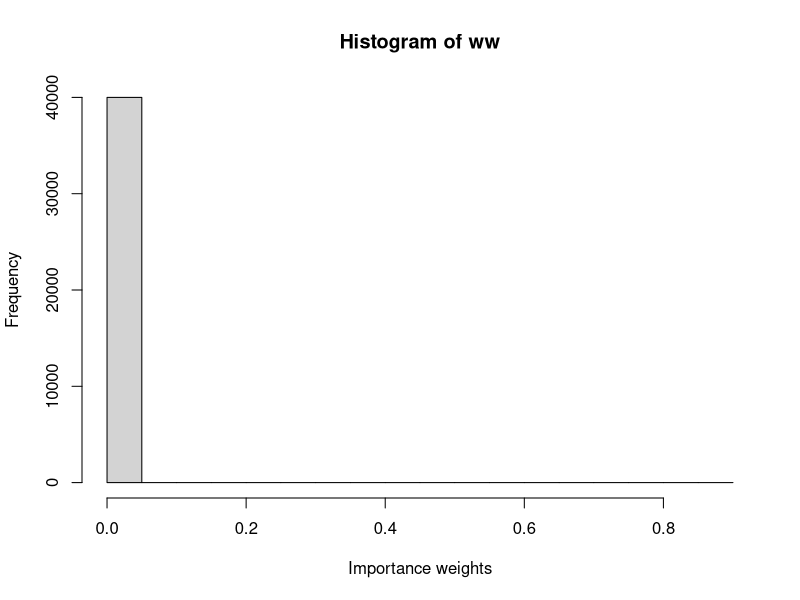
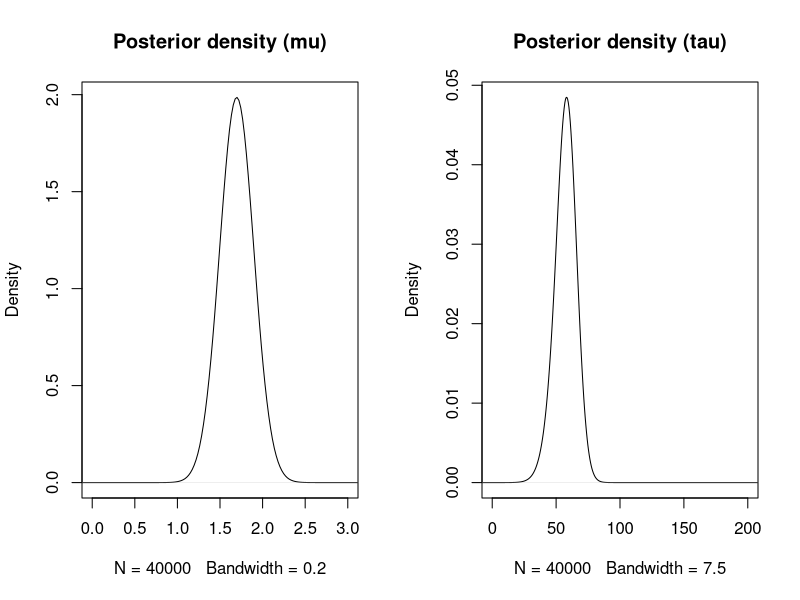
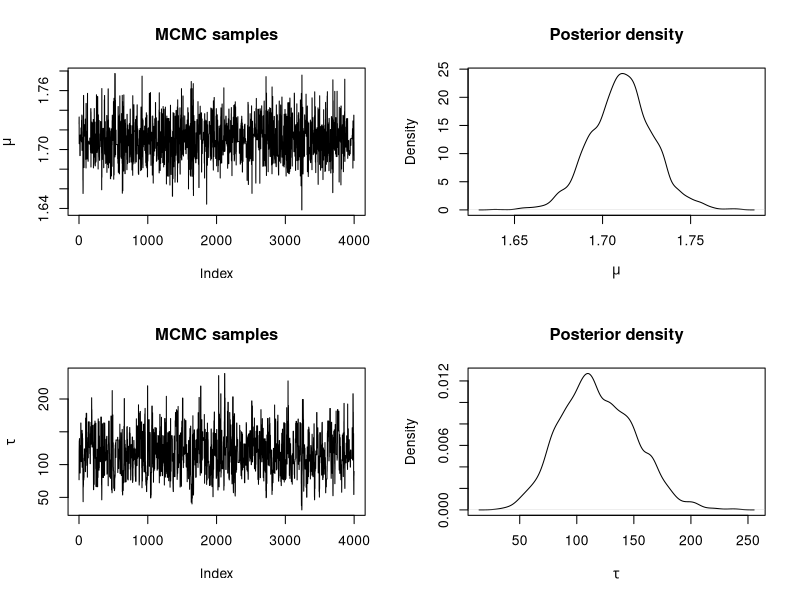
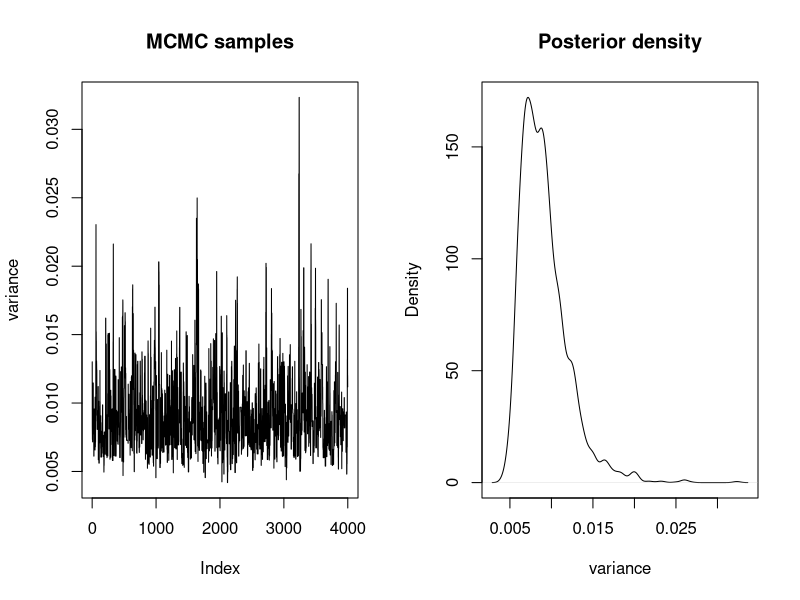
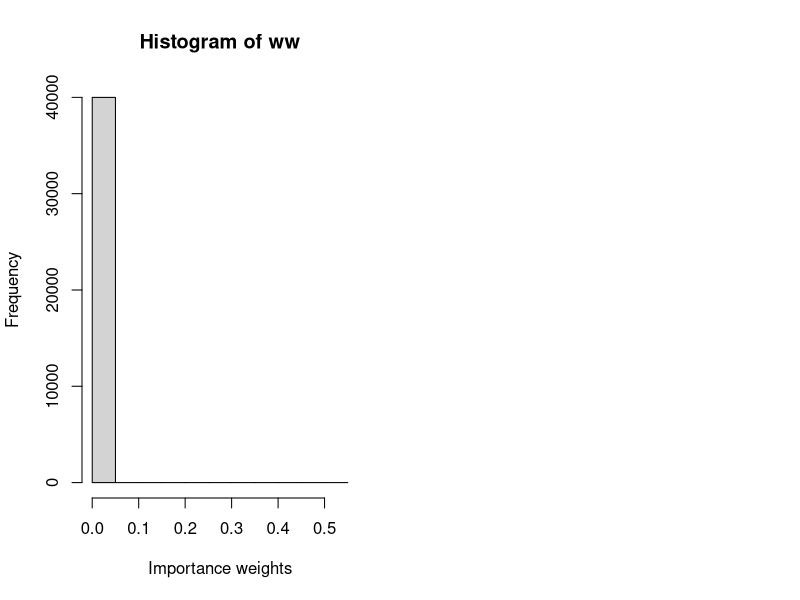
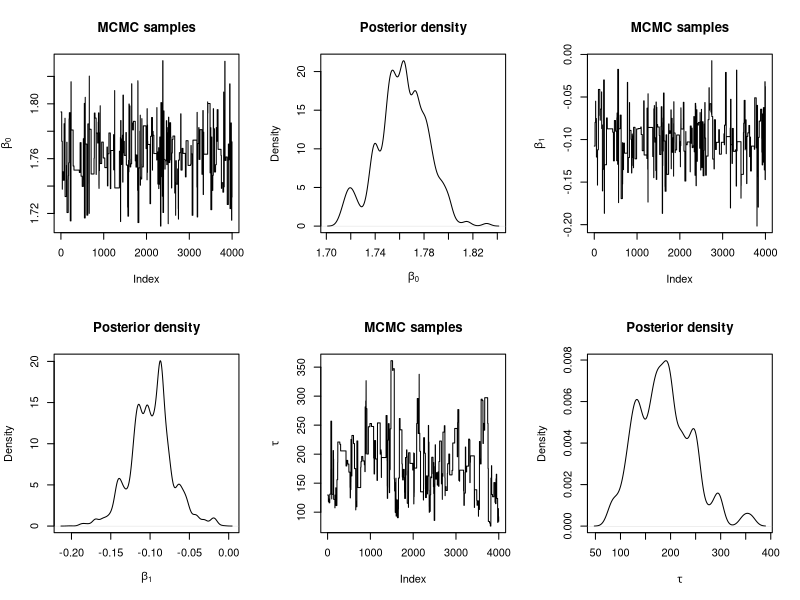
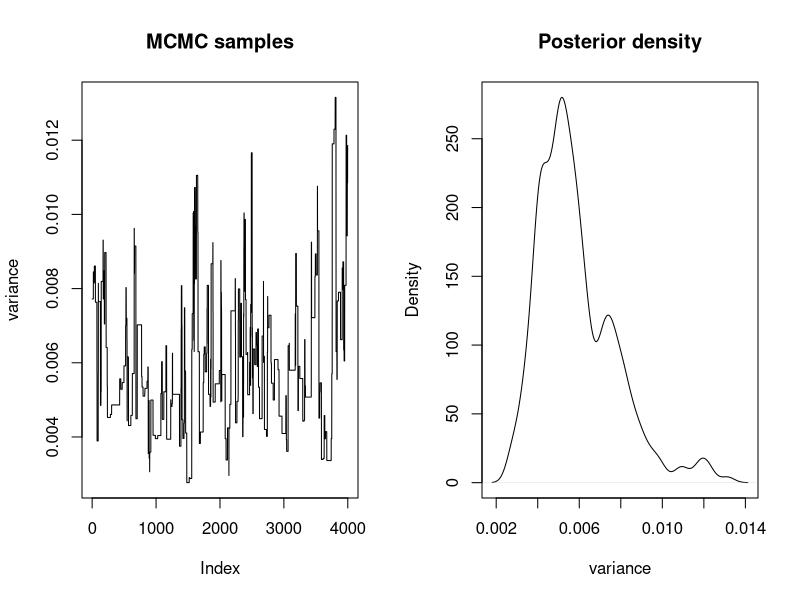

These figures' R source, in order:
## ---- chunk 1
knitr::opts_chunk$set(
  echo = TRUE,
  collapse = TRUE,
  comment = "#>"
)
## ---- chunk 2
data <- data.frame(height = 
c(1.73, 1.65, 1.65, 1.76, 1.65, 1.63, 1.70, 1.58, 1.57, 1.65, 1.74, 1.68, 1.67, 1.58, 1.66, 1.92, 1.82, 1.69, 1.75, 1.72, 1.71, 1.73, 1.69, 1.70, 1.78, 1.88, 1.82, 1.86, 1.65))
y <- data$height
## ---- chunk 3
# We increase the number of simulations in this example
n_simulations <- 40000
set.seed(12)
theta_sim <- cbind(rlnorm(n_simulations, 0, 0.5),
  rlnorm(n_simulations, 0, 1.25)
)
## ---- chunk 4
# Log-Likelihood (for each value of theta_sim)
# NOTE: 'apply' is used now as 'theta_sim' is a matrix
loglik_biv <- apply(theta_sim, 1, function(THETA) {
  sum(dnorm(data$height, THETA[1], sqrt(1 / THETA[2]), log = TRUE))
})

# Log-weights: log-lik + log-prior - log-sampling_distr
log_ww <- loglik_biv + dnorm(theta_sim[, 1], 0, sqrt(1 / 0.001), log = TRUE) +
  dgamma(theta_sim[, 2], 0.01, 0.01, log = TRUE)
log_ww <- log_ww - dlnorm(theta_sim[, 1], 0, 0.5, log = TRUE) - dlnorm(theta_sim[, 2], 0, 1.25, log = TRUE)
  

# Re-scale weights to sum to one
log_ww <- log_ww - max(log_ww)
ww <- exp(log_ww)
ww <- ww / sum(ww)

## ---- chunk 5
hist(ww, xlab = "Importance weights")
## ---- chunk 6
# Posterior mean (mu)
post_mean_mu <- sum(theta_sim[, 1] * ww)
post_mean_mu

# Posterior variance (mu)
post_var_mu <- sum(theta_sim[, 1]^2 * ww)- post_mean_mu^2
post_var_mu

# Posterior mean (tau)
post_mean_tau <- sum(theta_sim[, 2] * ww)
post_mean_tau 

# Posterior variance (tau)
post_var_tau <- sum(theta_sim[, 2]^2 * ww)- post_mean_tau^2
post_var_tau
## ---- chunk 7
par(mfrow = c(1, 2))
plot(density(theta_sim[, 1], weights = ww, bw = 0.2), main = "Posterior density (mu)",
  xlim = c(0, 3))

plot(density(theta_sim[, 2], weights = ww, bw = 7.5), main = "Posterior density (tau)",
  xlim = c(0, 200))
## ---- chunk 8
#Proposal distribution: sampling
rq <- function(theta) {
  res <- c(NA, NA)  

  res[1] <- rnorm(1, theta[1], sd = sqrt(1 / 10)) #Sample mu
  res[2] <- rlnorm(1, meanlog = log(theta[2]), sdlog = sqrt(1 / 10)) #Sample tau

  return(res)
}

#Proposal distribution: log-density
logdq <- function(new.theta, theta) {
  res <- dnorm(new.theta[1], theta[1], sd = sqrt(1 / 10), log = TRUE) #Mu
  res <-  res + 
    dlnorm(new.theta[2], meanlog = log(theta[2]), sdlog = sqrt(1 / 10), log = TRUE) #Tau
}

#Prior distribution
logprior <- function(theta) {
  res <- dnorm(theta[1], 0, sd = sqrt(1 / 0.001), log = TRUE) #Mu
  res <- res + dgamma(theta[2], 0.01, 0.01, log = TRUE) #Tau

  return(res)
}

#LogLikelihood
loglik <- function(y, theta) {
   res <- sum(dnorm(y, mean = theta[1], sd = sqrt(1 / theta[2]), log = TRUE)) 
}
## ---- chunk 9
#Number of iterations
n.iter <- 40500

#Simulations of the parameter
theta <- as.list(rep(NA, n.iter))

#Initial value
theta[[1]] <- c(1.5, 1)

for(i in 2:n.iter) {
  new.theta <- rq(theta[[i - 1]])
  
  #Log-Acceptance probability
  logacc.prob <- loglik(y, new.theta) + logprior(new.theta) + logdq(theta[[i - 1]], new.theta)
  logacc.prob <- logacc.prob - loglik(y, theta[[i - 1]]) - logprior(theta[[i - 1]]) - 
    logdq(new.theta, theta[[i - 1]])
  logacc.prob <- min(0, logacc.prob)#0 = log(1)
  
  if(log(runif(1)) < logacc.prob) {
    #Accept
    theta[[i]] <- new.theta
  } else {
    #Reject
    theta[[i]] <- theta[[i - 1]]
  }
}
## ---- chunk 10
#Remove burn-in
theta <- theta[-c(1:500)]

#Thinning
theta <- theta[seq(1, length(theta), by = 10)]

#Use matrix format
theta <- do.call(rbind, theta)

#Summary statistics
apply(theta, 2, summary)

par(mfrow = c(2, 2))
#Mean
plot(theta[, 1], type = "l", main = "MCMC samples",
  ylab = expression(mu))
plot(density(theta[, 1]), main = "Posterior density",
  xlab = expression(mu))
#Precision
plot(theta[, 2], type = "l", main = "MCMC samples", ylab = expression(tau))
plot(density(theta[, 2]), main = "Posterior density", 
  xlab = expression(tau))
## ---- chunk 11
sample.var <- 1 / theta[, 2]

par(mfrow = c(1, 2))
plot(sample.var, type = "l", main = "MCMC samples", ylab = "variance")
plot(density(sample.var), main = "Posterior density", xlab = "variance")

## ---- chunk 12
data$gender <- c(rep(1, 15), rep(0, 14))
## ---- chunk 13
    n_simulations <- 40000
    set.seed(12)
    theta_sim <- cbind(rnorm(n_simulations, 1.71, 10),
      rnorm(n_simulations, 0, 10), rlnorm(n_simulations, 0, 1.25)
)
    loglik_biv <- apply(theta_sim, 1, function(THETA) {
      sum(dnorm(data$height, THETA[1]+THETA[2]*data$gender, sqrt(1 / THETA[3]), log = TRUE))
    })
    log_ww <- loglik_biv + dnorm(theta_sim[, 1],0,sqrt(1/0.001), log = TRUE) + dnorm(theta_sim[,2], 0, sqrt(1/0.001), log = TRUE) + dgamma(theta_sim[, 3], 0.01, 0.01, log = TRUE)
    log_ww <- log_ww - dnorm(theta_sim[, 1], 1.71, 10, log = TRUE) - dnorm(theta_sim[, 2], 0, 10, log = TRUE) - dlnorm(theta_sim[, 3], 0, 1.25, log = TRUE)
    log_ww <- log_ww - max(log_ww)
    ww <- exp(log_ww)
    ww <- ww / sum(ww)
## ---- chunk 14
    # Fit standard linear model for comparison 
    lmfit <- lm(height ~ gender,data = data)
    summary(lmfit)
## ---- chunk 15
    hist(ww, xlab = "Importance weights")
## ---- chunk 16
    post_mean_beta0 <- sum(theta_sim[, 1] * ww)
    post_mean_beta0
    post_var_beta0 <- sum(theta_sim[, 1]^2 * ww)- post_mean_beta0^2
    post_var_beta0
    post_mean_beta1 <- sum(theta_sim[, 2] * ww)
    post_mean_beta1
    post_var_beta1 <- sum(theta_sim[, 2]^2 * ww)- post_mean_beta1^2
    post_var_beta1
    post_mean_tau <- sum(theta_sim[, 3] * ww)
    post_mean_tau
    post_var_tau <- sum(theta_sim[, 3]^2 * ww)- post_mean_tau^2
    post_var_tau
## ---- chunk 17
    ESS <- function(ww){
      (sum(ww)^2)/sum(ww^2)
    }
    ESS(ww)
    n_simulations
## ---- chunk 18
    #Proposal distribution: sampling
    rq <- function(theta) {
      res <- c(NA, NA)  

      res[1] <- rnorm(1, theta[1], sd = sqrt(1 / 10)) #Sample beta0
      res[2] <- rnorm(1, theta[2], sd = sqrt(1 / 10)) #Sample beta1
      res[3] <- rlnorm(1, meanlog = log(theta[3]), sdlog = sqrt(1 / 10)) #Sample tau

      return(res)
    }

    #Proposal distribution: log-density
    logdq <- function(new.theta, theta) {
      res <- dnorm(new.theta[1], theta[1], sd = sqrt(1 / 10), log = TRUE) #beta0
      res <- res + dnorm(new.theta[2], theta[2], sd = sqrt(1 / 10), log = TRUE) #beta1
      res <-  res + dlnorm(new.theta[3], meanlog = log(theta[3]), sdlog = sqrt(1 / 10), log = TRUE) #Tau
    }

    #Prior distribution
    logprior <- function(theta) {
      res <- dnorm(theta[1], 0, sd = sqrt(1 / 0.001), log = TRUE) #beta0
      res <- res + dnorm(theta[2], 0, sd = sqrt(1 / 0.001), log = TRUE) #beta1
      res <- res + dgamma(theta[3], 0.01, 0.01, log = TRUE) #Tau

      return(res)
    }

    #LogLikelihood
    loglik <- function(y, theta) {
      res <- sum(dnorm(y[,1], mean = theta[1]+theta[2]*y[,2], sd = sqrt(1 / theta[3]), log = TRUE)) 
    }
## ---- chunk 19
    y <- cbind(data$height,data$gender)

    #Number of iterations
    n.iter <- 40500

    #Simulations of the parameter
    theta <- as.list(rep(NA, n.iter))

    #Initial value
    theta[[1]] <- c(1.5, 0.0, 1)

    for(i in 2:n.iter) {
      new.theta <- rq(theta[[i - 1]])
  
      #Log-Acceptance probability
      logacc.prob <- loglik(y, new.theta) + logprior(new.theta) + logdq(theta[[i - 1]], new.theta)
      logacc.prob <- logacc.prob - loglik(y, theta[[i - 1]]) - logprior(theta[[i - 1]]) - logdq(new.theta, theta[[i - 1]])
      logacc.prob <- min(0, logacc.prob)#0 = log(1)
  
      if(log(runif(1)) < logacc.prob) {
        #Accept
        theta[[i]] <- new.theta
      } else {
        #Reject
        theta[[i]] <- theta[[i - 1]]
      }
    }
## ---- chunk 20
    #Remove burn-in
    theta <- theta[-c(1:500)]

    #Thinning
    theta <- theta[seq(1, length(theta), by = 10)]

    #Use matrix format
    theta <- do.call(rbind, theta)

    #Summary statistics
    apply(theta, 2, summary)

    par(mfrow = c(2, 3))
    #beta0
    plot(theta[, 1], type = "l", main = "MCMC samples", ylab = expression(beta[0]))
    plot(density(theta[, 1]), main = "Posterior density", xlab = expression(beta[0]))
    #beta1
    plot(theta[, 2], type = "l", main = "MCMC samples", ylab = expression(beta[1]))
    plot(density(theta[, 2]), main = "Posterior density", xlab = expression(beta[1]))
    #Precision
    plot(theta[, 3], type = "l", main = "MCMC samples", ylab = expression(tau))
    plot(density(theta[, 3]), main = "Posterior density", xlab = expression(tau))
## ---- chunk 21
    sample.var <- 1 / theta[, 3]

    par(mfrow = c(1, 2))
    plot(sample.var, type = "l", main = "MCMC samples", ylab = "variance")
    plot(density(sample.var), main = "Posterior density", xlab = "variance")
